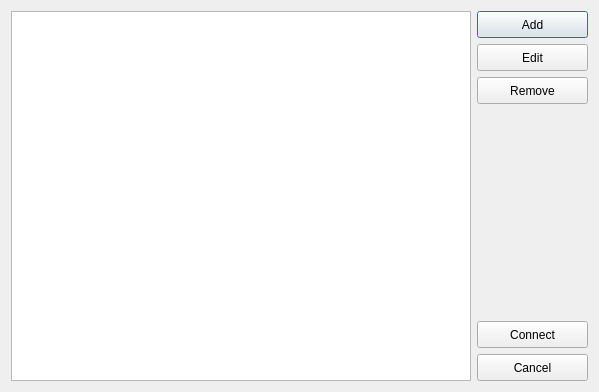
<?xml version="1.0" encoding="UTF-8"?>
<ui version="4.0">
 <class>ConnectDialog</class>
 <widget class="QDialog" name="ConnectDialog">
  <property name="geometry">
   <rect>
    <x>0</x>
    <y>0</y>
    <width>599</width>
    <height>392</height>
   </rect>
  </property>
  <property name="windowTitle">
   <string>Connect To Server</string>
  </property>
  <layout class="QHBoxLayout" name="horizontalLayout">
   <item>
    <widget class="QTableView" name="conntectionTableView"/>
   </item>
   <item>
    <layout class="QVBoxLayout" name="verticalLayout">
     <item>
      <widget class="QPushButton" name="addButton">
       <property name="minimumSize">
        <size>
         <width>111</width>
         <height>27</height>
        </size>
       </property>
       <property name="text">
        <string>Add</string>
       </property>
      </widget>
     </item>
     <item>
      <widget class="QPushButton" name="editButton">
       <property name="minimumSize">
        <size>
         <width>111</width>
         <height>27</height>
        </size>
       </property>
       <property name="text">
        <string>Edit</string>
       </property>
      </widget>
     </item>
     <item>
      <widget class="QPushButton" name="removeButton">
       <property name="minimumSize">
        <size>
         <width>111</width>
         <height>27</height>
        </size>
       </property>
       <property name="text">
        <string>Remove</string>
       </property>
      </widget>
     </item>
     <item>
      <spacer name="verticalSpacer">
       <property name="orientation">
        <enum>Qt::Vertical</enum>
       </property>
       <property name="sizeHint" stdset="0">
        <size>
         <width>20</width>
         <height>40</height>
        </size>
       </property>
      </spacer>
     </item>
     <item>
      <widget class="QPushButton" name="connectButton">
       <property name="minimumSize">
        <size>
         <width>111</width>
         <height>27</height>
        </size>
       </property>
       <property name="text">
        <string>Connect</string>
       </property>
      </widget>
     </item>
     <item>
      <widget class="QPushButton" name="cancelButton">
       <property name="minimumSize">
        <size>
         <width>111</width>
         <height>27</height>
        </size>
       </property>
       <property name="text">
        <string>Cancel</string>
       </property>
      </widget>
     </item>
    </layout>
   </item>
  </layout>
 </widget>
 <resources/>
 <connections/>
</ui>
